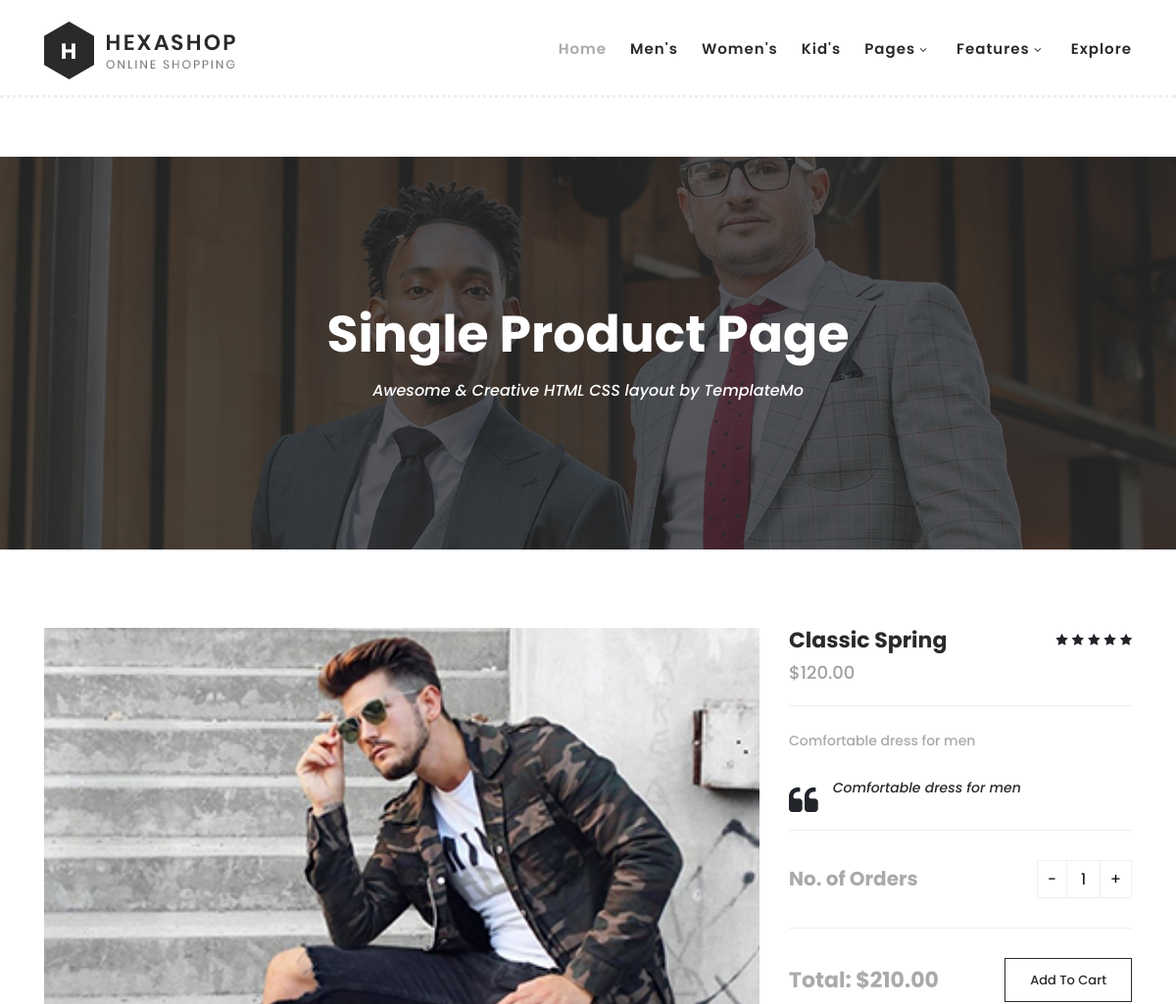
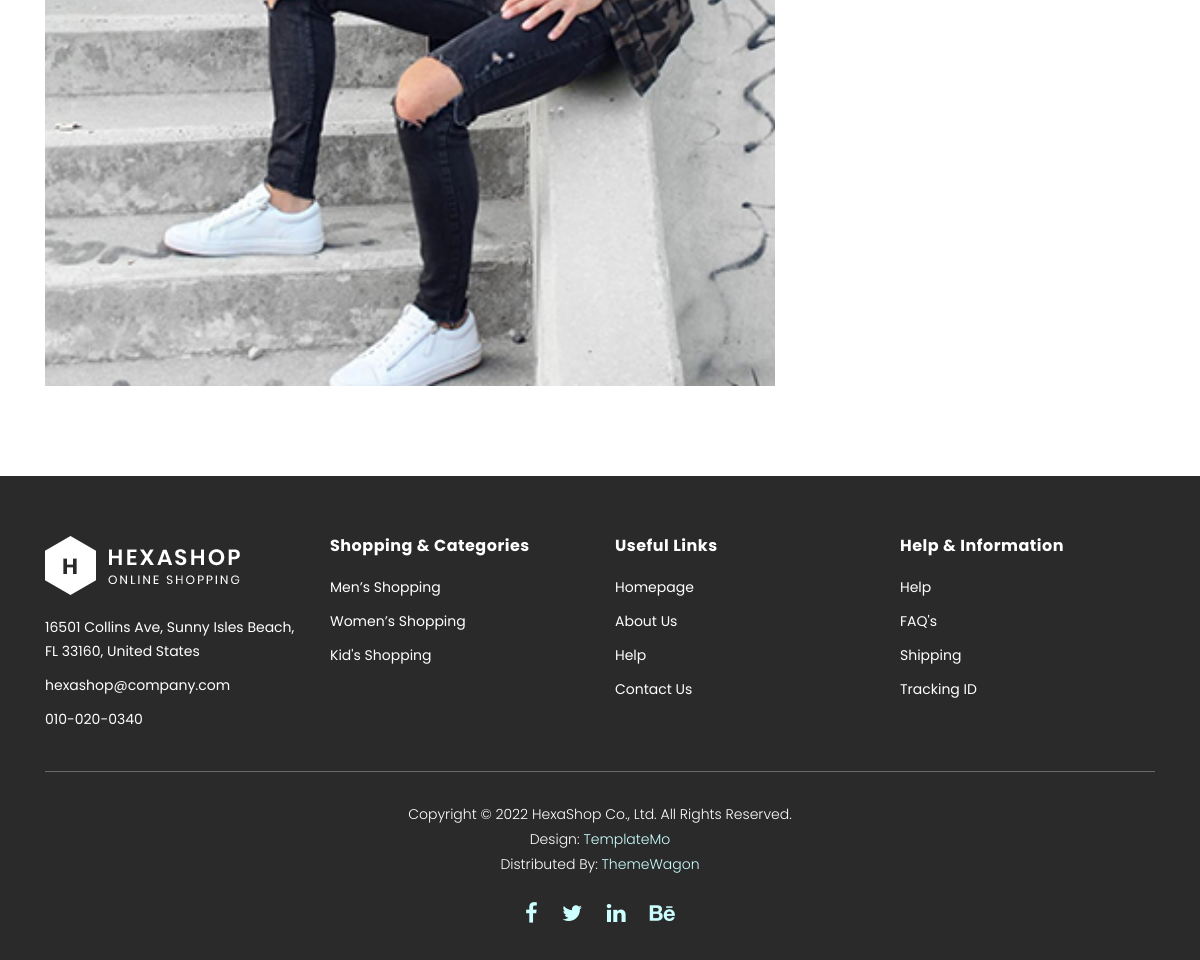
/1/, run on the app's committed database (2 pictures, top to bottom).
### Web/models.py (models this page shows, shortened)
class Product(models.Model):
    name = models.CharField(max_length=100)
    price = models.DecimalField(max_digits=10, decimal_places=2)
    description = models.TextField()
    category = models.CharField(choices=CATEGORY_CHOICES, max_length=12)
    image = models.ImageField(upload_to="product_images")

### Web/views.py (the view)
# urls.py: path('<int:pk>/', singleproduct_page, name='singlelink')
def singleproduct_page(request, pk):
    product = Product.objects.get(id=pk)
    context = {
        'oneproduct': product
    }
    return render(request, "Web/single-product.html", context)

### Web/templates/Web/single-product.html (shortened to what this page needs)
{% load static %}
<!DOCTYPE html>
<html lang="en">
  <head>
    <link rel="stylesheet" type="text/css" href="{% static 'Web/assets/css/bootstrap.min.css' %}">
    <link rel="stylesheet" type="text/css" href="{% static 'Web/assets/css/font-awesome.css' %}">
    <link rel="stylesheet" href="{% static 'Web/assets/css/templatemo-hexashop.css' %}">
    <link rel="stylesheet" href="{% static 'Web/assets/css/owl-carousel.css' %}">
    <link rel="stylesheet" href="{% static 'Web/assets/css/lightbox.css' %}">
    </head>
    <body>
    <header class="header-area header-sticky">
        <div class="container">
            <div class="row">
                <div class="col-12">
                    <nav class="main-nav">
                        <a href="{% url 'homelink' %}" class="logo">
                            <img src="{% static 'Web/assets/images/logo.png' %}">
                        </a>
                        <ul class="nav">
                            <li class="scroll-to-section"><a href="{% url 'homelink' %}" class="active">Home</a></li>
                            <li class="scroll-to-section"><a href="{% url 'homelink' %}">Men's</a></li>
                            <li class="scroll-to-section"><a href="{% url 'homelink' %}">Women's</a></li>
                            <li class="scroll-to-section"><a href="{% url 'homelink' %}">Kid's</a></li>
                            <li class="submenu">
                                <a href="javascript:;">Pages</a>
                            </li>
                            <li class="submenu">
                                <a href="javascript:;">Features</a>
                            </li>
                            <li class="scroll-to-section"><a href="{% url 'productslink' %}">Explore</a></li>
                        </ul>
                    </nav>
                </div>
            </div>
        </div>
    </header>
    <div class="page-heading" id="top">
        <div class="container">
            <div class="row">
                <div class="col-lg-12">
                    <div class="inner-content">
                        <h2>Single Product Page</h2>
                        <span>Awesome &amp; Creative HTML CSS layout by TemplateMo</span>
                    </div>
                </div>
            </div>
        </div>
    </div>
    <section class="section" id="product">
        <div class="container">
            <div class="row">
                <div class="col-lg-8">
                <div class="left-images">
                    <img src="{{ oneproduct.image.url }}" alt="">
                </div>
            </div>
            <div class="col-lg-4">
                <div class="right-content">
                    <h4>{{ oneproduct.name }}</h4>
                    <span class="price">${{ oneproduct.price }}</span>
                    <ul class="stars">
                        <li><i class="fa fa-star"></i></li>
                        <li><i class="fa fa-star"></i></li>
                        <li><i class="fa fa-star"></i></li>
                        <li><i class="fa fa-star"></i></li>
                        <li><i class="fa fa-star"></i></li>
                    </ul>
                    <span>{{ oneproduct.description }}</span>
                    <div class="quote">
                        <i class="fa fa-quote-left"></i><p>{{ oneproduct.description }}</p>
                    </div>
                    <div class="quantity-content">
                        <div class="left-content">
                            <h6>No. of Orders</h6>
                        </div>
                        <div class="right-content">
                            <div class="quantity buttons_added">
                                <input type="button" value="-" class="minus"><input type="number" step="1" min="1" max="" name="quantity" value="1" title="Qty" class="input-text qty text" size="4" pattern="" inputmode=""><input type="button" value="+" class="plus">
                            </div>
                        </div>
                    </div>
                    <div class="total">
                        <h4>Total: $210.00</h4>
                        <div class="main-border-button"><a href="#">Add To Cart</a></div>
                    </div>
                </div>
            </div>
            </div>
        </div>
    </section>
    <footer>
        <div class="container">
            <div class="row">
                <div class="col-lg-3">
                    <div class="first-item">
                        <div class="logo">
                            <img src="{% static 'Web/assets/images/white-logo.png' %}" alt="hexashop ecommerce templatemo">
                        </div>
                        <ul>
                            <li><a href="#">16501 Collins Ave, Sunny Isles Beach, FL 33160, United States</a></li>
                            <li><a href="#">hexashop@company.com</a></li>
                            <li><a href="#">010-020-0340</a></li>
                        </ul>
                    </div>
                </div>
                <div class="col-lg-3">
                    <h4>Shopping &amp; Categories</h4>
                    <ul>
                        <li><a href="#">Men’s Shopping</a></li>
                        <li><a href="#">Women’s Shopping</a></li>
                        <li><a href="#">Kid's Shopping</a></li>
                    </ul>
                </div>
                <div class="col-lg-3">
                    <h4>Useful Links</h4>
                    <ul>
                        <li><a href="#">Homepage</a></li>
                        <li><a href="#">About Us</a></li>
                        <li><a href="#">Help</a></li>
                        <li><a href="#">Contact Us</a></li>
                    </ul>
                </div>
                <div class="col-lg-3">
                    <h4>Help &amp; Information</h4>
                    <ul>
                        <li><a href="#">Help</a></li>
                        <li><a href="#">FAQ's</a></li>
                        <li><a href="#">Shipping</a></li>
                        <li><a href="#">Tracking ID</a></li>
                    </ul>
                </div>
                <div class="col-lg-12">
                    <div class="under-footer">
                        <p>Copyright © 2022 HexaShop Co., Ltd. All Rights Reserved.
                        <br>Design: <a href="https://templatemo.com" target="_parent" title="free css templates">TemplateMo</a>
                        <br>Distributed By: <a href="https://themewagon.com" target="_blank" title="free & premium responsive templates">ThemeWagon</a></p>
                        <ul>
                            <li><a href="#"><i class="fa fa-facebook"></i></a></li>
                            <li><a href="#"><i class="fa fa-twitter"></i></a></li>
                            <li><a href="#"><i class="fa fa-linkedin"></i></a></li>
                            <li><a href="#"><i class="fa fa-behance"></i></a></li>
                        </ul>
                    </div>
                </div>
            </div>
        </div>
    </footer>
  </body>
</html>

### data on the page
Product: image (picture), name "Classic Spring", price "120.00", description "Comfortable dress for men"
